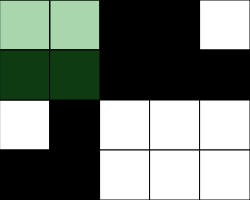
Frame 1 (no input)
Frame 60 (no input): identical to frame 1, image omitted
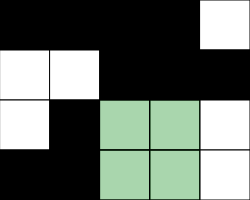
Frame 120 (the mouse pressed at the canvas centre since frame 60)

The p5.js sketch that drew these frames (run headless with seeded random() and noise() and a simulated clock; from frame 60 on, the mouse is pressed at the canvas centre):

// p5.js sketch
// ── sketch.js
// Puzzle Starter
// Hannah Tremaine
// 11/6/2023
//A first foray into working with 2d arrays

let grid = //gets replaced every refresh with createBoard()
[[0,  255,  255,  0,  255],
 [255,  255,  0,  255,  255],
 [255,  0,  255,  0,  0],
 [0,    0,    0,    255,  0,]];
const NUM_ROWS = 4;
const NUM_COLS= 5;
let rectWidth = 50;
let rectHeight = 50;
let col, row; //x and y pos of mouse
let typeCross = false; //true==cross,false=sqaure

function setup() {
  createCanvas(rectWidth*NUM_COLS, rectHeight*NUM_ROWS);
  //fill grid with either black or white squares
  createBoard();
}

function draw() {
  col = getCurrentX();
  row = getCurrentY();
  background(220);
  renderGrid();
  overlay();
  // if(frameCount%5===0){
  //   let rX = floor(random(NUM_COLS));
  //   let rY = floor(random(NUM_ROWS));
  //   grid[rY][rX] = random(255);
  // }
  if (winner()===true){
    winnerText();
  }
}

function overlay(){
  //draws either a cross or square depending on state of typeCross
  for(let x =0;x<NUM_COLS;x++){
    for(let y=0;y<NUM_ROWS;y++){
      if(x===col&&y===row){
        //green transparent
        fill(36, 150, 46, 100);
        if(typeCross){
          //mouse pos. sqaure
          rect(x*rectWidth,y*rectHeight,rectWidth,rectHeight);
          //one up
          if(row>0)rect(rectWidth*col,rectHeight*(row-1),rectWidth,rectHeight);
          //one down
          if(row<NUM_ROWS-1)rect(rectWidth*col,rectHeight*(row+1),rectWidth,rectHeight);
          //one right
          if(col<NUM_COLS-1)rect(rectWidth*(col+1),rectHeight*row,rectWidth,rectHeight);
          //one left
          if(col>0)rect(rectWidth*(col-1),rectHeight*row,rectWidth,rectHeight);
        }
        if(typeCross===false){
          //mouse pos. square
          rect(x*rectWidth,y*rectHeight,rectWidth,rectHeight);
          //one down
          if(row<NUM_ROWS-1)rect(rectWidth*col,rectHeight*(row+1),rectWidth,rectHeight);
          //one right
          if(col<NUM_COLS-1)rect(rectWidth*(col+1),rectHeight*row,rectWidth,rectHeight);
          //one down and right
          if(row<NUM_ROWS-1 && col<NUM_COLS-1)rect(rectWidth*(col+1),rectHeight*(row+1),rectWidth,rectHeight);
        }
      }
    }
  }
}

function winnerText(){
  //Text style (prints if winner() returns true)
  textSize(32);
    fill(255);
    stroke(0);
    strokeWeight(4);
    textAlign(CENTER,CENTER);
    text("You Won!",width/2,height/2);
    strokeWeight(1);
}

function createBoard(){
  //fills each item in grid[] with 0 or 255
  for(let x =0;x<NUM_COLS;x++){
    for(let y = 0;y<NUM_ROWS;y++){
      number = Math.floor(random(1,3)); //returns 1 or 2
      let add = 0;
      if(number===1){
        add = 0;
      }
      if(number===2){
        add = 255;
      }
      grid[y][x]=add;
    }
  }
}

function mousePressed(){
  //if holding shift, only flip one square
  if (keyCode ===SHIFT&&keyIsPressed){
    flip(col,row);
  }
  else{
    //flip sqaures in a cross shape
    if(typeCross){
      flip(col,row) // flip active tile
      if(row>0)flip(col,row-1);
      if(row<NUM_ROWS-1)flip(col,row+1);
      if(col<NUM_COLS-1)flip(col+1,row);
      if(col>0)flip(col-1,row);
    }
    //flip sqaures in a square shape
    if(typeCross===false){
      flip(col,row);
      if(row<NUM_ROWS-1)flip(col,row+1);
      if(col<NUM_COLS-1)flip(col+1,row);
      if(row<NUM_ROWS-1 && col<NUM_COLS-1)flip(col+1,row+1);
    }
  }
}
function keyPressed(){
  //if space bar is pressed, change the shape (cross->sqaure etc.)
  if(key===" "){
    typeCross = !typeCross;
  }
}

function winner(){
  //checks to see if all sqaures are the same color
  //checks to see if all sqaures are equal to the first thing in the array
  let checkFor = grid[0][0];
  let winning = false;
  for(let x = 0;x<NUM_COLS;x++){
    for(let y = 0;y<NUM_ROWS;y++){
      if(grid[y][x]===checkFor){
        winning = true;
      }
      else return false;
    }
  }
  return winning;
}

function flip(x,y){
  //at a given x,y flip value in 2d array
  if(grid[y][x]===0) grid[y][x]=255;
  else grid[y][x]=0;
}

function getCurrentX(){
  //return the curretn column mouse is in
  let constrainX = constrain(mouseX,0,width-1);
  return int(constrainX/rectWidth);
}

function getCurrentY(){
  //return the current row mouse is in
  let constrainY = constrain(mouseY,0,height-1);
  return int(constrainY/rectHeight);
}

function renderGrid(){
  //creates a 2d grid of squares using info from grid array for fill values
  for(let x=0;x<NUM_COLS;x++){
    for(let y=0;y<NUM_ROWS;y++){
      let fillValue = grid[y][x];
      fill(fillValue);
      rect(x*rectWidth,y*rectHeight,rectWidth,rectHeight);
    }
  }
}
